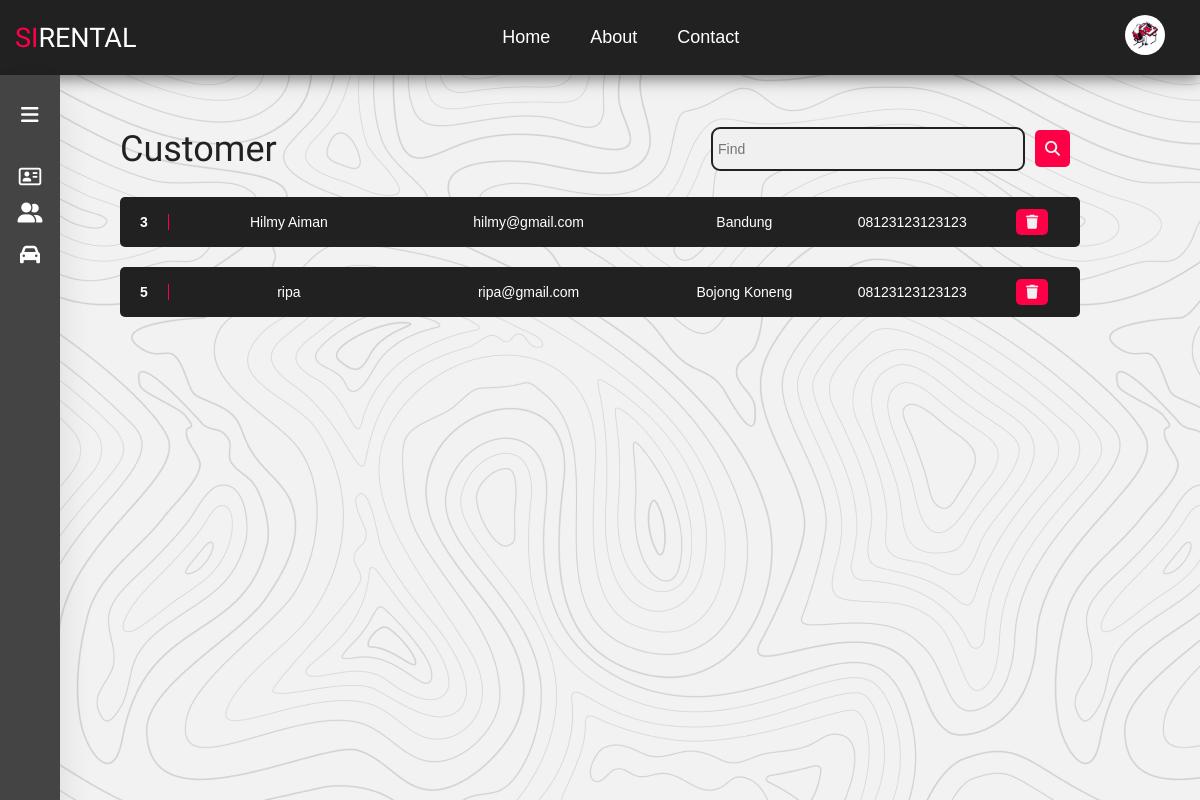
Screenshot of /manage.php?user_level=Customer (signed in) with the database file from the repository.
### tables this page shows
CREATE TABLE IF NOT EXISTS `users` (
  `user_id` int(11) NOT NULL AUTO_INCREMENT,
  `user_name` varchar(50) DEFAULT NULL,
  `user_email` varchar(30) NOT NULL,
  `user_password` varchar(16) NOT NULL,
  `user_address` varchar(50) DEFAULT NULL,
  `user_phone` varchar(50) DEFAULT NULL,
  `user_gender` char(50) DEFAULT NULL,
  `user_level` int(11) NOT NULL,
  PRIMARY KEY (`user_id`),
  UNIQUE KEY `user_email` (`user_email`)
);

### manage.php (the view, shortened to what this page needs)
<?php
include('layouts/navbar.php');
include('layouts/sidebar.php');
$level = $_GET['user_level'];
if ($level == "Member") {
  if (isset($_POST['find']) && $_POST['keyword'] != '') {
    $keyword = $_POST['keyword'];
    $q = "SELECT * FROM users
    WHERE user_level = 1 AND
    (user_name LIKE '%$keyword%' OR
    user_email LIKE '%$keyword%' OR
    user_address LIKE '%$keyword%')";
  } else {
    $q = 'SELECT * FROM users WHERE user_level = 1';
  }
} else {
  if (isset($_POST['find'])) {
    $keyword = $_POST['keyword'];
    $q = "SELECT * FROM users
    WHERE user_level = 2 AND
    (user_name LIKE '%$keyword%' OR
    user_email LIKE '%$keyword%' OR
    user_address LIKE '%$keyword%')";
  } else {
    $q = 'SELECT * FROM users WHERE user_level = 2';
  }
}
$result = mysqli_query($conn, $q);
?>
<section>
  <div class="container-manage">
    <div class="content-manage">
      <div class="manage-head">
        <div>
          <h1><?php echo $level ?></h1>
        </div>
        <div>
          <form action="" method="POST">
            <div class="search_field">
              <input type="text" name="keyword" placeholder="Find">
              <div>
                <button class="find_btn" name="find"><i class="fa-solid fa-magnifying-glass"></i></button>
              </div>
            </div>
          </form>
        </div>
      </div>
      <?php while ($row = mysqli_fetch_assoc($result)) { ?>
        <div class="content-data">
          <div class="col-id">
            <?php echo $row['user_id'] ?>
          </div>
          <div class="col-name">
            <?php echo $row['user_name'] ?>
          </div>
          <div class="col-email">
            <?php echo $row['user_email'] ?>
          </div>
          <div class="col-address">
            <?php echo $row['user_address'] ?>
          </div>
          <div class="col-phone">
            <?php echo $row['user_phone'] ?>
          </div>
          <div class="col-action">
            <a href="actionDelete.php?user_id=<?php echo $row['user_id']; ?>" role="button" onclick="return confirm('This data will be deleted?')">
              <i class="fa-solid fa-trash"></i>
            </a>
          </div>
        </div>
      <?php } ?>
    </div>
  </div>
</section>

### style/style.css (style rules this page uses)
*, body { margin: 0; padding: 0; }
.search_field { display: flex; align-items: center; justify-content: center; }
.search_field > input { width: 300px; color: black; padding: 0 5px; height: 40px; font-size: 14px; border: none; background: #f0f0f0; border-radius: 9px; border: 2px solid #212121; }
.find_btn { background-color: #ff0046; border: none; color: #f0f0f0; padding: 10px; margin: 10px; border-radius: 5px; font-size: 15px; cursor: pointer; }
.container-manage { color: #212121; display: flex; flex-direction: row; font-family: "Poppins", sans-serif; padding-top: 10vh; height: 90vh; width: 100%; background-color: #f0f0f0; background-image: url("../assets/background/topo-transparent.png"); justify-content: center; text-align: center; }
.manage-head { display: flex; flex-direction: row; align-items: center; justify-content: space-between; }
.content-manage h1 { font-weight: normal; font-family: "Goldman", cursive !important; font-size: 36px; }
.content-manage { margin-top: 40px; font-size: 14px; display: flex; flex-direction: column; width: 80%; }
.content-data { display: flex; width: 100%; height: 50px; background-color: #212121; color: #ffffff; align-items: center; margin-top: 20px; border-radius: 5px; }
.col-id { font-weight: bold; width: 5%; text-align: center; border-right: 1px solid #ff0046; }
.col-name { width: 25%; text-align: center; }
.col-email { width: 25%; text-align: center; }
.col-address { width: 20%; text-align: center; }
.col-phone { width: 15%; text-align: center; }
.col-action { width: 10%; text-align: center; justify-content: center; }
.col-action a { background-color: #ff0046; padding: 5px 10px; border-radius: 5px; color: #f0f0f0; }

### rows the page displays
users: user_id "3", user_name "Hilmy Aiman", user_email "hilmy@gmail.com", user_address "Bandung", user_phone "08123123123123"
users: user_id "5", user_name "ripa", user_email "ripa@gmail.com", user_address "Bojong Koneng", user_phone "08123123123123"

### other values shown
$level "Customer"
